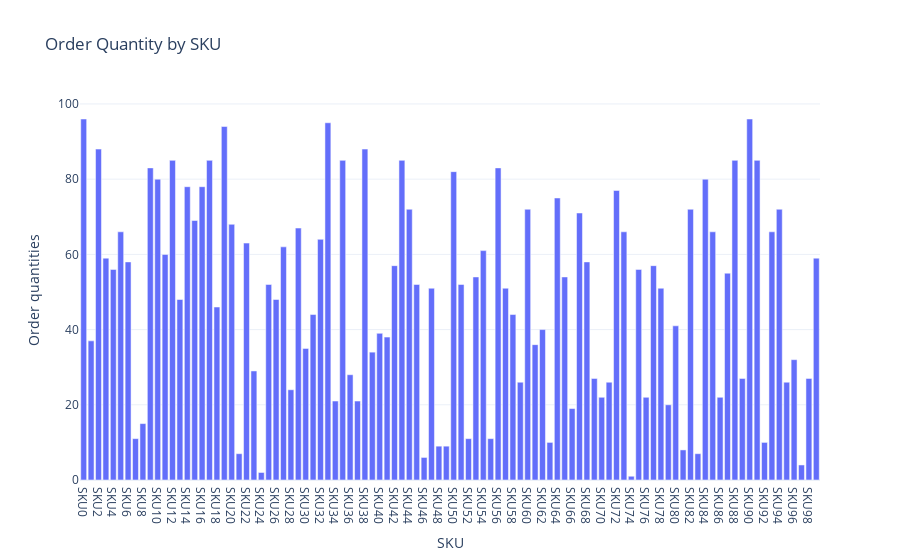

Write notebook code for a chart like this one.
### Code cell
order_quantity_chart = px.bar(data, x='SKU', 
                              y='Order quantities', 
                              title='Order Quantity by SKU')
order_quantity_chart.show()

### Figure 1 — Plotly figure (JSON) as saved in the notebook; plotly's stock layout.template omitted (floating-point values rounded to 4 significant figures)
{"data": [{"alignmentgroup": "True", "hovertemplate": "SKU=%{x}<br>Order quantities=%{y}<extra></extra>", "legendgroup": "", "marker": {"color": "#636efa", "pattern": {"shape": ""}}, "name": "", "offsetgroup": "", "orientation": "v", "showlegend": false, "textposition": "auto", "type": "bar", "x": ["SKU0", "SKU1", "SKU2", "SKU3", "SKU4", "SKU5", "SKU6", "SKU7", "SKU8", "SKU9", "SKU10", "SKU11", "SKU12", "SKU13", "SKU14", "SKU15", "SKU16", "SKU17", "SKU18", "SKU19", "SKU20", "SKU21", "SKU22", "SKU23", "SKU24", "SKU25", "SKU26", "SKU27", "SKU28", "SKU29", "SKU30", "SKU31", "SKU32", "SKU33", "SKU34", "SKU35", "SKU36", "SKU37", "SKU38", "SKU39", "SKU40", "SKU41", "SKU42", "SKU43", "SKU44", "SKU45", "SKU46", "SKU47", "SKU48", "SKU49", "SKU50", "SKU51", "SKU52", "SKU53", "SKU54", "SKU55", "SKU56", "SKU57", "SKU58", "SKU59", "SKU60", "SKU61", "SKU62", "SKU63", "SKU64", "SKU65", "SKU66", "SKU67", "SKU68", "SKU69", "SKU70", "SKU71", "SKU72", "SKU73", "SKU74", "SKU75", "SKU76", "SKU77", "SKU78", "SKU79", "SKU80", "SKU81", "SKU82", "SKU83", "SKU84", "SKU85", "SKU86", "SKU87", "SKU88", "SKU89", "SKU90", "SKU91", "SKU92", "SKU93", "SKU94", "SKU95", "SKU96", "SKU97", "SKU98", "SKU99"], "xaxis": "x", "y": [96, 37, 88, 59, 56, 66, 58, 11, 15, 83, 80, 60, 85, 48, 78, 69, 78, 85, 46, 94, 68, 7, 63, 29, 2, 52, 48, 62, 24, 67, 35, 44, 64, 95, 21, 85, 28, 21, 88, 34, 39, 38, 57, 85, 72, 52, 6, 51, 9, 9, 82, 52, 11, 54, 61, 11, 83, 51, 44, 26, 72, 36, 40, 10, 75, 54, 19, 71, 58, 27, 22, 26, 77, 66, 1, 56, 22, 57, 51, 20, 41, 8, 72, 7, 80, 66, 22, 55, 85, 27, 96, 85, 10, 66, 72, 26, 32, 4, 27, 59], "yaxis": "y"}], "layout": {"autosize": true, "barmode": "relative", "legend": {"tracegroupgap": 0}, "title": {"text": "Order Quantity by SKU"}, "xaxis": {"anchor": "y", "autorange": true, "domain": [0, 1], "range": [-0.5, 99.5], "title": {"text": "SKU"}, "type": "category"}, "yaxis": {"anchor": "x", "autorange": true, "domain": [0, 1], "range": [0, 101.1], "title": {"text": "Order quantities"}, "type": "linear"}}}
